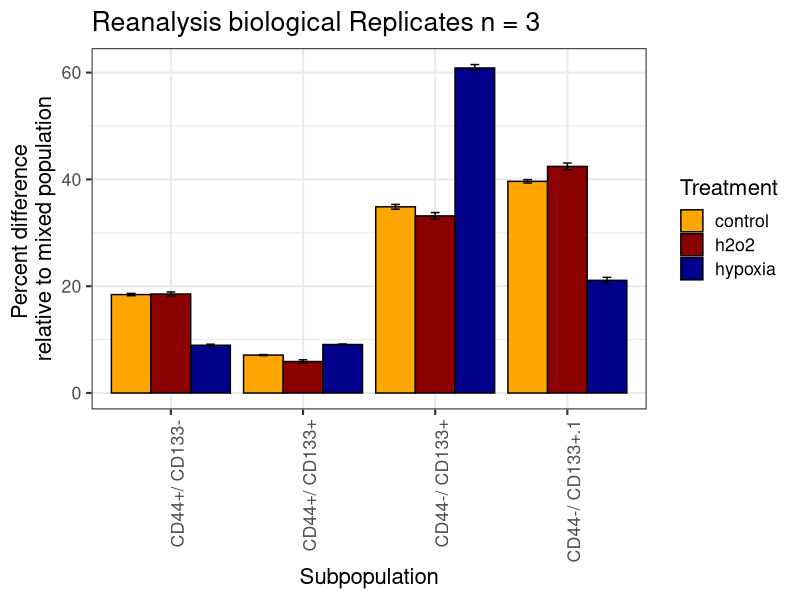
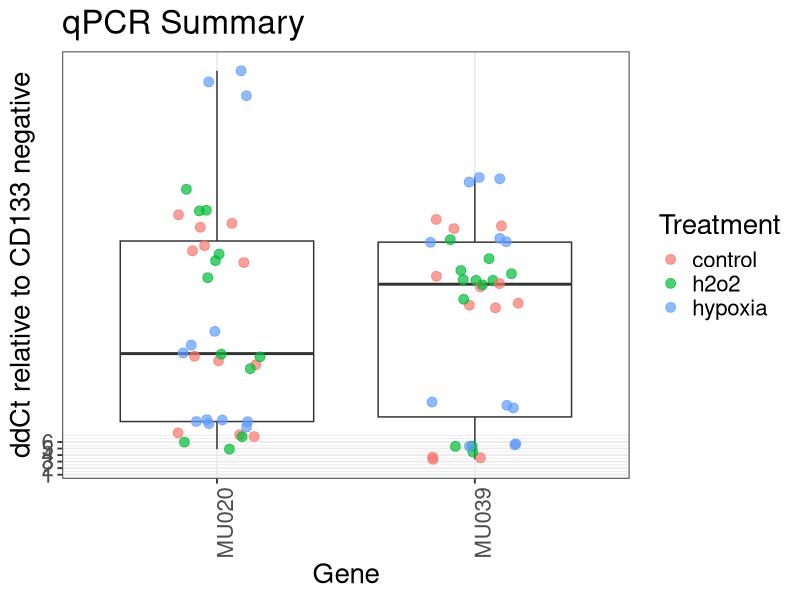

Source code (R) for these figures, in order:
library(ggplot2)
library(reshape)
library(plyr)
setwd("150612_hyperHypoxia/")

dat_all = read.csv("150612_hyperHypoxia.csv",row.names=1)
colnames(dat_all) = c("PDGC", "Treatment", "Viable", "CD44+/ CD133-",
                  "CD44+/ CD133+", "CD44-/ CD133+", "CD44-/ CD133+")

dat = dat_all[,c(1,2,4:7)]

# Convert from wide to long
mDat = melt(dat, id.vars = c("PDGC", "Treatment"))
mDat = mDat[!mDat$Treatment %in% "isotype",]

# Biological replicates
bioRep = ddply(mDat, .(PDGC, Treatment, variable), summarise, meanValue = mean(value, na.rm=T), 
               sdDiff = sd(value, na.rm=T), reps=length(value))
bioRep$seDiff = bioRep$sdDiff / (bioRep$reps)

#### Barchart ####
# Plot the biological replicates
mu020 = ggplot(data=bioRep[bioRep$PDGC %in% "MU020",], 
              aes(x=variable, y=meanValue, fill=Treatment)) +
    geom_bar(stat="identity", position=position_dodge(), colour="black") + 
    ggtitle("Reanalysis biological Replicates n = 3") +  
    scale_fill_manual(values=c("orange", "darkred", "darkblue", "forestgreen")) + 
    geom_errorbar(aes(ymin=meanValue-seDiff, ymax=meanValue+seDiff), width=.2, position=position_dodge(0.9)) +
    xlab("Subpopulation") + ylab("Percent difference \nrelative to mixed population") +
    theme_bw(base_size=16) + theme(axis.text.x = element_text(angle = 90, hjust = 1))
mu020

### Boxplot ###
box = ggplot(data=mDat, aes(x=PDGC, y=value)) +
    geom_boxplot() + geom_point(aes(colour=Treatment), size =3, alpha=0.7,  position = position_jitter(w = 0.175)) +
    ggtitle("qPCR Summary") +
    xlab("Gene") + ylab("ddCt relative to CD133 negative") +
    scale_y_continuous(breaks = round(seq(-6, 6, by = 1),1)) +
    theme_bw(base_size=14) + theme(axis.text.x = element_text(angle = 90, hjust = 1)) + 
    theme(text = element_text(size=20))
box
